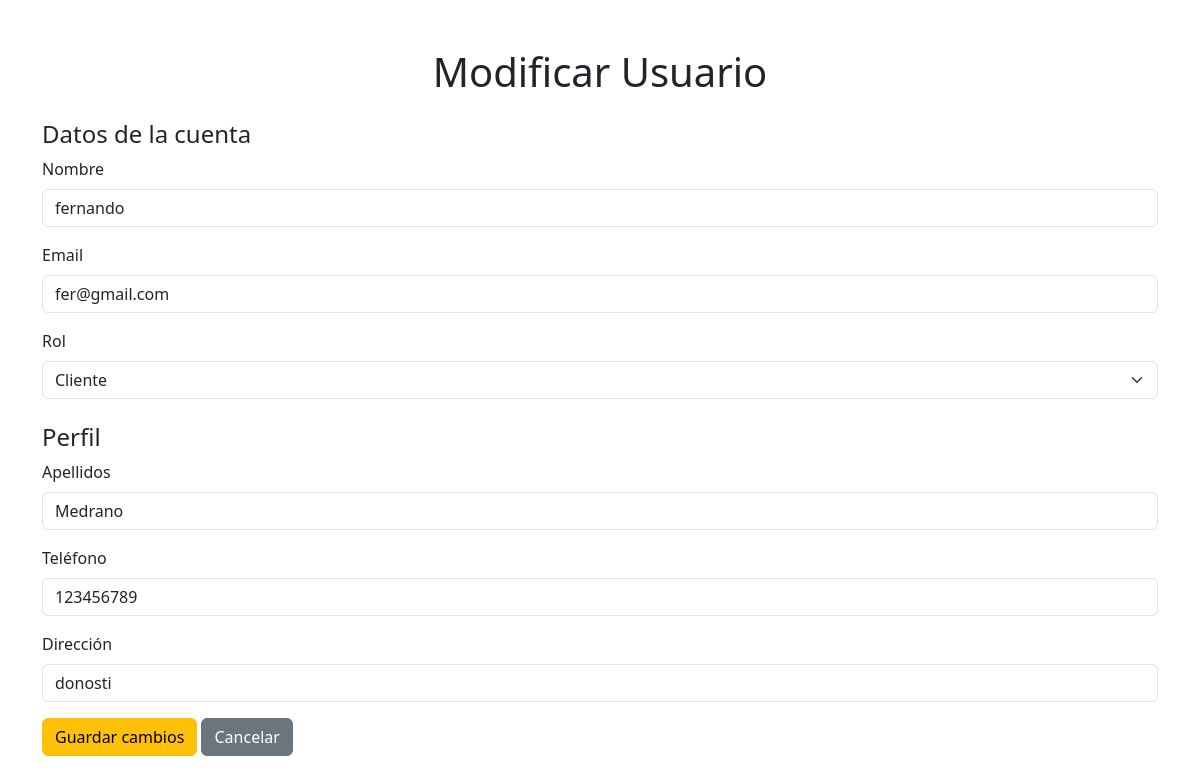
Screenshot of /index.php?entity=usuario&action=edit&id=1 (signed in) with the database file from the repository.
### tables this page shows
CREATE TABLE perfil (
    id_usuario INT PRIMARY KEY,
    apellidos VARCHAR(100),
    telefono VARCHAR(15),
    direccion VARCHAR(200),
    FOREIGN KEY (id_usuario) REFERENCES usuario(id_usuario)
);

CREATE TABLE usuario (
    id_usuario INT AUTO_INCREMENT PRIMARY KEY,
    nombre VARCHAR(50) NOT NULL,
    email VARCHAR(100) NOT NULL UNIQUE,
    password VARCHAR(255) NOT NULL,
    rol ENUM('cliente', 'admin') NOT NULL DEFAULT 'cliente'
);

### controller/CUsuario.php (called while the page is built, shortened)
<?php
require_once 'model/MUsuario.php';
class CUsuario
{
    private $model;
    public function __construct()
    {
        $this->model = new MUsuario();
    }
    public function edit($id)
    {
        $data = $this->model->getByIdUsuarioPerfil($id);
        require __DIR__ . '/../view/VUsuarioUpdate.php';
    }
}

### index.php (called while the page is built)
<?php
    require_once __DIR__ . '/controller/Controller.php';
?>

### db/db.php (called while the page is built)
<?php
    class Db{
        public static function getConexion(){
            $conexion=new mysqli("localhost", "root", "", "manga_ancha");
            $conexion->query("SET NAMES 'utf8'");
            return $conexion;
        }
    }
?>

### model/MUsuario.php (called while the page is built, shortened)
<?php
class MUsuario {
    private $conexion;
    public function __construct()
    {
        $this->conexion = Db::getConexion();
    }
    public function getByIdUsuarioPerfil($id) {
        $sql = "SELECT U.id_usuario, U.nombre, P.apellidos, U.email, P.telefono, P.direccion, U.rol
                FROM USUARIO AS U
                JOIN PERFIL AS P ON U.id_usuario = P.id_usuario
                WHERE U.id_usuario = ?;";
        $sentencia = $this->conexion->prepare($sql);
        $sentencia->bind_param("i", $id);
        $sentencia->execute();
        $resultado = $sentencia->get_result();
        return $resultado->fetch_assoc();
    }
}
?>

### view/VUsuarioUpdate.php (the view, shortened to what this page needs)
<!DOCTYPE html>
<html lang="es">
<head>
    <link href="https://cdn.jsdelivr.net/npm/bootstrap@5.3.1/dist/css/bootstrap.min.css" rel="stylesheet">
</head>
<body>
<div class="container mt-5">
    <h1 class="text-center mb-4">Modificar Usuario</h1>
    <?php if ($data) { ?>
        <form method="post" action="index.php?entity=usuario&action=update&id=<?php echo $data['id_usuario']; ?>">
            <h4>Datos de la cuenta</h4>
            <div class="mb-3">
                <label for="nombre" class="form-label">Nombre</label>
                <input type="text" class="form-control" id="nombre" name="nombre" value="<?php echo htmlspecialchars($data['nombre']); ?>" maxlength="50" required>
            </div>
            <div class="mb-3">
                <label for="email" class="form-label">Email</label>
                <input type="email" class="form-control" id="email" name="email" value="<?php echo htmlspecialchars($data['email']); ?>" maxlength="100" required>
            </div>
            <div class="mb-3">
                <label for="rol" class="form-label">Rol</label>
                <select class="form-select" id="rol" name="rol" required>
                    <option value="cliente" <?php echo ($data['rol'] == 'cliente') ? 'selected' : ''; ?>>Cliente</option>
                </select>
            </div>
            <h4 class="mt-4">Perfil</h4>
            <div class="mb-3">
                <label for="apellidos" class="form-label">Apellidos</label>
                <input type="text" class="form-control" id="apellidos" name="apellidos" value="<?php echo htmlspecialchars($data['apellidos'] ?? ''); ?>" maxlength="100">
            </div>
            <div class="mb-3">
                <label for="telefono" class="form-label">Teléfono</label>
                <input type="text" class="form-control" id="telefono" name="telefono" value="<?php echo htmlspecialchars($data['telefono'] ?? ''); ?>" maxlength="15">
            </div>
            <div class="mb-3">
                <label for="direccion" class="form-label">Dirección</label>
                <input type="text" class="form-control" id="direccion" name="direccion" value="<?php echo htmlspecialchars($data['direccion'] ?? ''); ?>" maxlength="200">
            </div>
            <button type="submit" class="btn btn-warning">Guardar cambios</button>
            <a href="index.php?entity=usuario&action=index" class="btn btn-secondary">Cancelar</a>
        </form>
    <?php } else { ?>
        <div class="alert alert-warning text-center">No existe ese usuario.</div>
        <div class="text-center"><a href="index.php?entity=usuario&action=index" class="btn btn-secondary">Volver a la lista</a></div>
    <?php } ?>
</div>
</body>
</html>

### rows the page displays
perfil: nombre "fernando", email "fer@gmail.com", apellidos "Medrano", telefono "123456789", direccion "donosti"
usuario: rol "Cliente"
